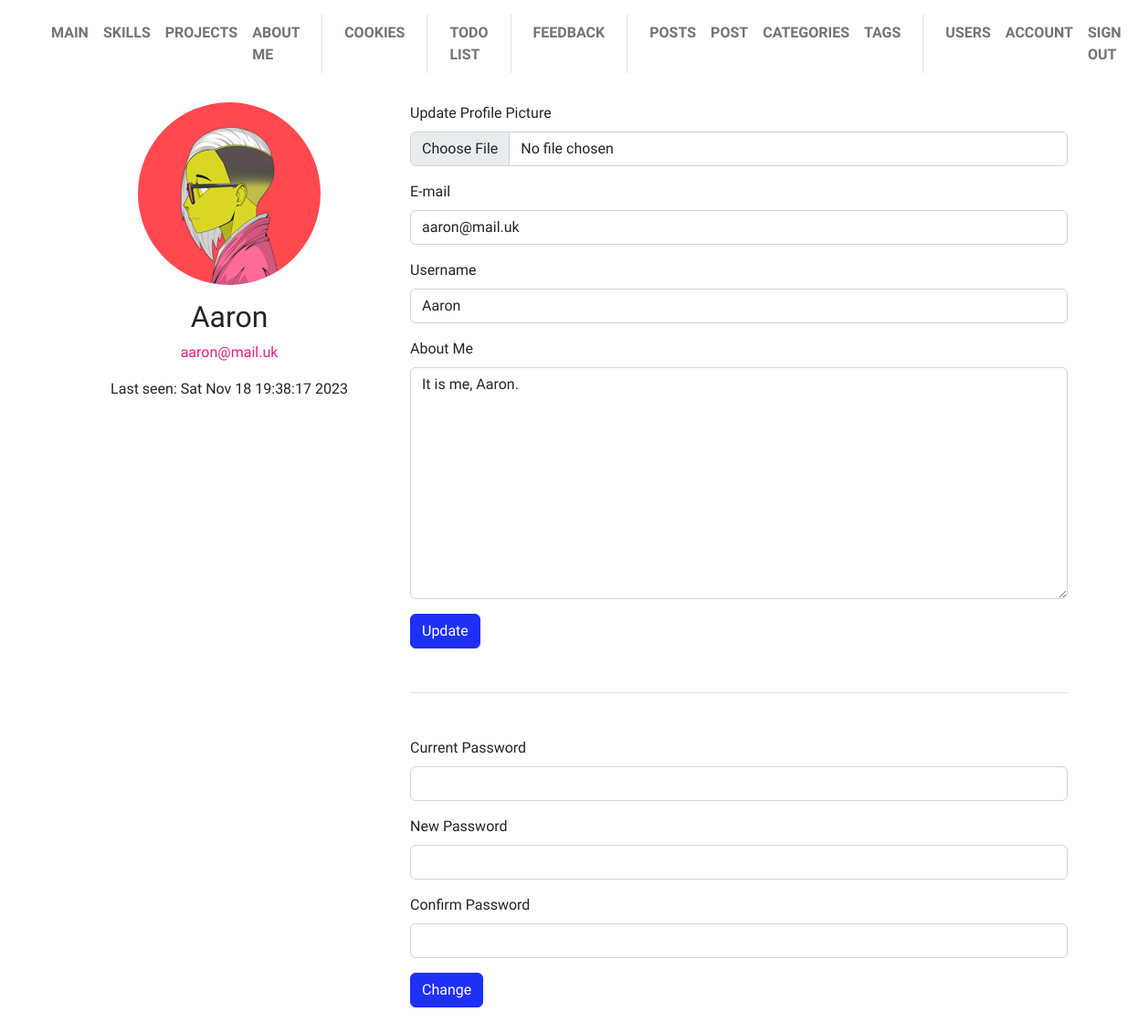
The page /user/account (signed in) on the database as committed earlier.
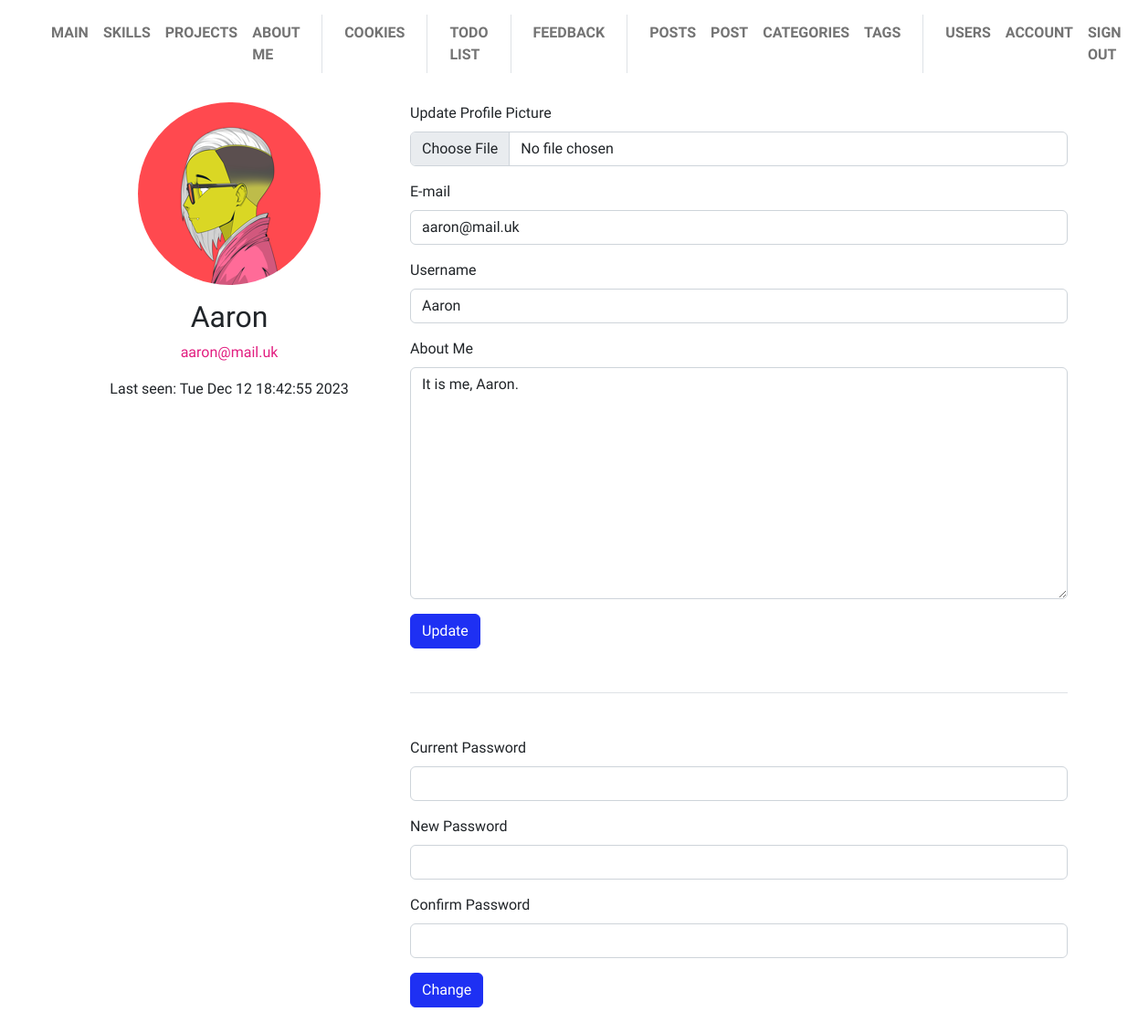
The same page on the database as committed later.
### app/user/models.py (models this page shows, shortened)
class User(db.Model, UserMixin):
    __tablename__ = "user"
    id = Column(Integer, primary_key=True)
    username = Column(String(20), unique=True, nullable=False)
    email = Column(String(120), unique=True, nullable=False)
    image_file = Column(String(20), nullable=False, default="default.jpg")
    about_me = Column(String(512), nullable=True, default="")
    last_seen = Column(DateTime(True), nullable=True)
    password_hash = Column(String(128))
    @property
    def image_filename(self):
        return "upload/avatars/" + self.image_file
    @property
    def password(self):
        """
        Password cannot be accessed
        """
        raise AttributeError("password is not a readable attribute")

### app/user/views.py (the view, shortened to what this page needs)
@user_blueprint.route('/account', methods=["GET", "POST"])
@login_required
def account():
    action = request.args.get("action", "")
    form = UpdateAccountForm()
    change_password_form = ChangePasswordForm()
    if action != "update_profile" or request.method == "GET":
        form.username.data = current_user.username
        form.email.data = current_user.email
        form.about_me.data = current_user.about_me
    return render_template("user/account.html", form=form, change_password_form=change_password_form)

### app/user/forms.py (shortened to what this page needs)
class UpdateAccountForm(FlaskForm):
    username = StringField("Username",
                           validators=[
                               DataRequired(message="Username is required"),
                               Length(min=4, max=20),
                               Regexp('^[A-Za-z][A-Za-z0-9_.]*$', 0,
                                      'Username must have only '
                                      'letters, numbers, dots '
                                      'or underscores'),
                           ])
    email = EmailField("E-mail",
                       validators=[
                           Length(max=120),
                           Email(message="Incorrect e-mail"),
                           DataRequired(message="E-mail is required"),
                       ])
    picture = FileField("Update Profile Picture",
                        validators=[
                            FileAllowed(["jpg", "png"])
                        ])
    about_me = TextAreaField("About Me",
                             validators=[
                                 Length(max=512),
                             ])
    submit = SubmitField("Update")

### app/user/templates/user/account.html (shortened to what this page needs)
{% extends "base/base.html" %}
{% from "base/macros.html" import render_field %}
{% block page_body %}
  <div class="container">
    <div class="row">
      <div class="col-4 text-center">
        <div class="w-100 position-sticky fix-offset-top">
          <img class="rounded-circle user-avatar mb-3" src="{{ url_for('.static', filename=current_user.image_filename) }}"/>
          <h2 class="account-heading">{{ current_user.username }}</h2>
          <p class="text-secondary">{{ current_user.email }}</p>
          <p>Last seen: {{ current_user.last_seen.ctime() }}</p>
        </div>
      </div>
      <div class="col-8 pb-5">
        <form method="POST" action="?action=update_profile" enctype="multipart/form-data" novalidate>
          {{ render_field(form.picture) }}
          {{ render_field(form.email) }}
          {{ render_field(form.username) }}
          {{ render_field(form.about_me) }}
          {{ render_field(form.submit) }}
        </form>
        <div class="border-top my-5"></div>
        <form method="POST" action="?action=change_password" enctype="multipart/form-data" novalidate>
          {{ render_field(change_password_form.current_password) }}
          {{ render_field(change_password_form.new_password) }}
          {{ render_field(change_password_form.confirm_password) }}
          {{ render_field(change_password_form.submit) }}
        </form>
      </div>
    </div>
  </div>
{% endblock %}

### app/base/templates/base/macros.html (shortened to what this page needs)
{% macro render_field(field) %}
  {% if field.type == 'StringField' or field.type == 'EmailField' or field.type == 'PasswordField' or field.type == 'FileField' %}
    {{ render_text_input(field) }}
  {% elif field.type == 'TextAreaField' %}
    {{ render_text_area(field) }}
  {% elif field.type == 'SelectField' or field.type == 'SelectMultipleField' %}
    {{ render_select(field) }}
  {% elif field.type == 'BooleanField' %}
    {{ render_checkbox(field) }}
  {% elif field.type == 'SubmitField' %}
    {{ render_submit(field) }}
  {% endif %}
{% endmacro %}
{% macro render_text_input(field) %}
  <div class="mb-3">
    <label for="{{ field.id }}" class="form-label"> {{ field.label.text }} </label>
    <div class="input-group has-validation">
      <input
        type="{% if field.type == 'StringField' %}text{% elif field.type == 'PasswordField' %}password{% elif field.type == 'FileField' %}file{% endif %}"
        class="form-control {% if field.errors.__len__() > 0 %} is-invalid {% endif %}"
        name="{{ field.name }}"
        id="{{ field.id }}"
        {% if field.type != 'PasswordField' and field.type != 'FileField' %}
          value="{{ field.data if field.data else "" }}"
        {% endif %}
        aria-describedby="{{ field.id }}-feedback"
      />
    </div>
  </div>
{% endmacro %}
{% macro render_text_area(field) %}
  <div class="mb-3">
    <label for="{{ field.id }}" class="form-label"> {{ field.label.text }} </label>
    <div class="input-group has-validation">
      <textarea
        class="form-control {% if field.errors.__len__() > 0 %} is-invalid {% endif %}"
        name="{{ field.name }}"
        id="{{ field.id }}"
        rows="10"
      >{{ field.data if field.data else "" }}</textarea>
    </div>
  </div>
{% endmacro %}
{% macro render_submit(field) %}
  <div class="">
    <input
      class="btn btn-{{ (field.render_kw and field.render_kw.get('category')) or 'primary' }}"
      type="submit"
      id="{{ field.id }}"
      name="{{ field.name }}"
      value="{{ field.label.text }}"
    />
  </div>
{% endmacro %}

Rows that differ between the two databases and show on the page:
changed User "Aaron": last_seen.ctime "Sat Nov 18 19:38:17 2023" → "Tue Dec 12 18:42:55 2023"
